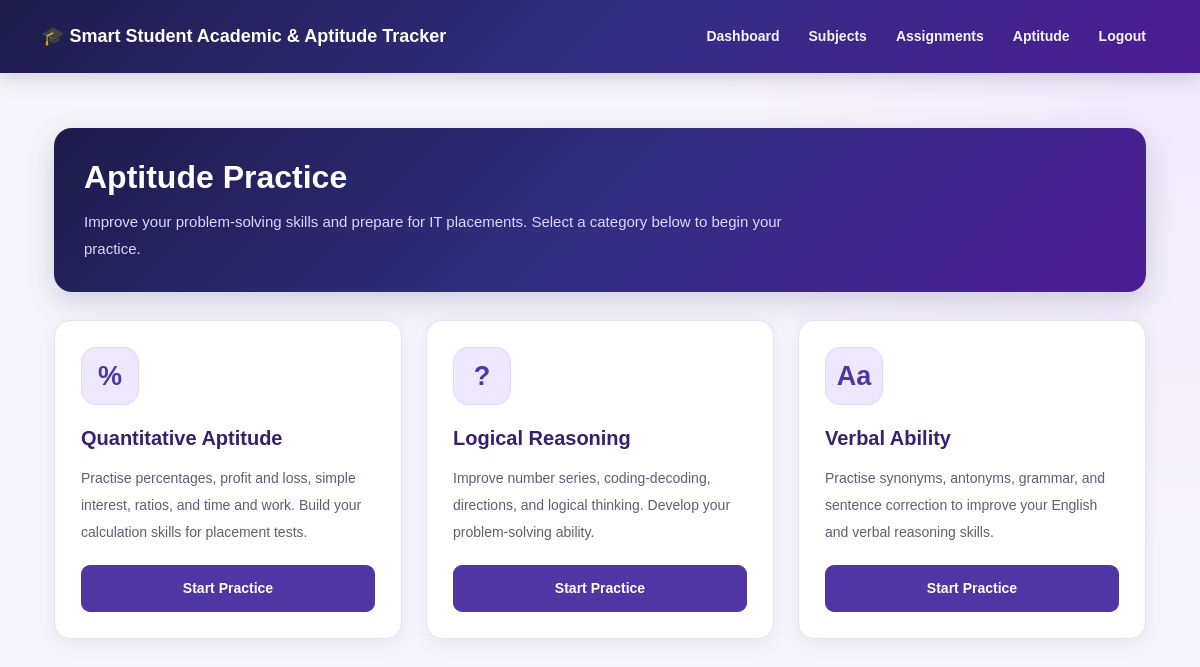
Page /api/aptitude/ on the committed database.
### myapp/models.py (models this page shows, shortened)
class AptitudeCategory(models.Model):
    category_name = models.CharField(max_length=50)

### myapp/views.py (the view)
# urls.py: path("aptitude/",views.aptitude_dashboard,name="aptitude_dashboard"),
def aptitude_dashboard(request):
    categories = AptitudeCategory.objects.all()
    print(
        "Aptitude categories:",
        categories.count()
    )
    return render(
        request,
        "aptitude_dashboard.html",
        {
            "categories":
            categories
        }
    )

### myapp/templates/aptitude_dashboard.html (shortened to what this page needs)
{% extends 'base.html' %}
{% block content %}
<div class="container aptitude-dashboard">
    <div class="aptitude-header">
        <h1 class="page-title">
            Aptitude Practice
        </h1>
        <p class="page-description">
            Improve your problem-solving skills and prepare for IT placements.
            Select a category below to begin your practice.
        </p>
    </div>
    <div class="aptitude-grid">
        {% for category in categories %}
            <div class="aptitude-card">
                <div class="aptitude-icon">
                    {% if category.category_name == "Quantitative Aptitude" %}
                        %
                    {% elif category.category_name == "Logical Reasoning" %}
                        ?
                    {% elif category.category_name == "Verbal Ability" %}
                        Aa
                    {% else %}
                        A
                    {% endif %}
                </div>
                <h3>{{ category.category_name }}</h3>
                {% if category.category_name == "Quantitative Aptitude" %}
                    <p>
                        Practise percentages, profit and loss,
                        simple interest, ratios, and time and work.
                        Build your calculation skills for placement tests.
                    </p>
                {% elif category.category_name == "Logical Reasoning" %}
                    <p>
                        Improve number series, coding-decoding,
                        directions, and logical thinking.
                        Develop your problem-solving ability.
                    </p>
                {% elif category.category_name == "Verbal Ability" %}
                    <p>
                        Practise synonyms, antonyms, grammar,
                        and sentence correction to improve your
                        English and verbal reasoning skills.
                    </p>
                {% else %}
                    <p>
                        Practise questions and improve your
                        aptitude and placement preparation skills.
                    </p>
                {% endif %}
                <a
                    class="aptitude-btn"
                    href="{% url 'aptitude_questions' category.id %}"
                >
                    Start Practice
                </a>
            </div>
        {% endfor %}
    </div>
</div>
{% endblock %}

### myapp/templates/base.html (style rules this page uses)
:root { --primary-dark: #1e1b4b; --primary: #312e81; --primary-light: #4c1d95; --page-bg: #f7f5fc; --text-color: #211d38; --accent: #ddd6fe; --purple: #6d28d9; }
* { box-sizing: border-box; }
body { margin: 0; font-family: Arial, sans-serif; background: var(--page-bg); color: var(--text-color); }

### myapp/templates/aptitude_dashboard.html (style rules this page uses)
.aptitude-dashboard { padding: 20px 12px; }
.aptitude-header { padding: 30px; margin-bottom: 28px; border-radius: 18px; background: linear-gradient(135deg, #1e1b4b, #312e81, #4c1d95); box-shadow: 0 10px 30px rgba(30, 27, 75, 0.18); }
.page-title { color: #ffffff; font-size: 32px; font-weight: 800; margin-bottom: 12px; }
.page-description { color: #ddd6fe; font-size: 15px; line-height: 1.8; max-width: 700px; margin-bottom: 0; }
.aptitude-grid { display: grid; grid-template-columns: repeat(3, minmax(0, 1fr)); gap: 24px; margin-top: 25px; }
.aptitude-card { display: flex; flex-direction: column; align-items: flex-start; padding: 26px; background: #ffffff; border: 1px solid #e6e0f5; border-radius: 16px; box-shadow: 0 5px 18px rgba(53, 33, 109, 0.08); transition: transform 0.25s ease, box-shadow 0.25s ease; }
.aptitude-icon { width: 58px; height: 58px; display: flex; justify-content: center; align-items: center; background: #eee8ff; color: #5035a5; border: 1px solid #e0d5ff; border-radius: 15px; font-size: 27px; font-weight: 800; }
.aptitude-card h3 { color: #35216d; font-size: 20px; font-weight: 700; line-height: 1.5; margin: 18px 0 12px; overflow-wrap: anywhere; }
.aptitude-card p { flex-grow: 1; color: #625d72; font-size: 14px; line-height: 1.9; margin-bottom: 20px; }
.aptitude-btn { display: inline-block; width: 100%; padding: 12px 18px; border: 1px solid #5035a5; border-radius: 9px; background: #5035a5; color: #ffffff; text-align: center; text-decoration: none; font-size: 14px; font-weight: 700; transition: 0.2s ease; margin-top: auto; }

### rows in the picture
AptitudeCategory: category_name "Quantitative Aptitude"
AptitudeCategory: category_name "Logical Reasoning", shows "Improve number series, coding-decoding, directions, and logical thinking. Develop your problem-solving ability."
AptitudeCategory: shows "Aa", category_name "Verbal Ability", shows "Practise synonyms, antonyms, grammar, and sentence correction to improve your English and verbal reasoning skills."
